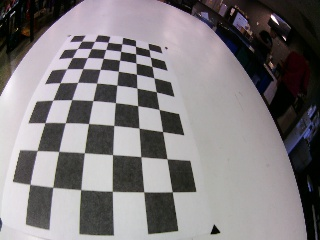
#> input picture Computer/experiments/calibration-elp-final/WIN_20170604_18_16_51_Pro.jpg, 320 x 240 px; its folder holds only this picture in this run
$ jupyter execute --allow-errors 'Initial Pipeline.ipynb'   (shell and % lines are left out)
#> lines starting #> are read from the running program, lines starting #| are printed output that depends on the picture; after the words box and inside, x2 and y2 are one past the last pixel; in counts of white or black regions, pixels touching at a corner belong together; long printed decimals are rounded
[cell 1]
import numpy as np
import cv2
import glob
import matplotlib.pyplot as plt
from ipywidgets import widgets, Checkbox, FloatSlider, IntSlider, IntRangeSlider, FloatRangeSlider, RadioButtons
from IPython.core.display import clear_output, display

# Calibrate

[cell 2]
# prepare object points, like (0,0,0), (1,0,0), (2,0,0) ....,(6,5,0)
objp = np.zeros((6*9,3), np.float32)
objp[:,:2] = np.mgrid[0:9, 0:6].T.reshape(-1,2)

# Arrays to store object points and image points from all the images.
objpoints = [] # 3d points in real world space
imgpoints = [] # 2d points in image plane.

# Make a list of calibration images
images = glob.glob('../calibration-elp-final/WIN*.jpg')[0:9]

# Step through the list and search for chessboard corners
for idx, fname in enumerate(images):
    img = cv2.imread(fname)
#> img is the input picture: shape (240, 320, 3); mean B, G, R 126.3, 124.2, 128.6
    gray = cv2.cvtColor(img, cv2.COLOR_BGR2GRAY)

    # Find the chessboard corners
    ret, corners = cv2.findChessboardCorners(gray, (9,6), None)
#> ret = True; corners = 54 rows, first 8: [149.1, 49.68], [150.3, 57.22], [151.9, 66.4], [153.9, 77.82], [156.2, 91.73], [159.1, 109.6], [162.7, 131.7], [166.9, 158.9]

    # If found, add object points, image points
    if ret == True:
        objpoints.append(objp)
        imgpoints.append(corners)

        # Draw and display the corners
        cv2.drawChessboardCorners(img, (9,6), corners, ret)
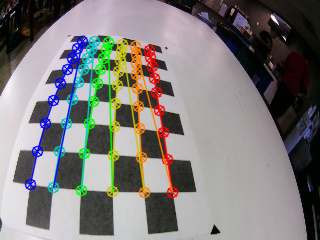
#> img: shape (240, 320, 3); 10.77% of pixels changed, all inside (x1, y1, x2, y2) = (24, 35, 179, 199)
        #write_name = 'corners_found'+str(idx)+'.jpg'
        #cv2.imwrite(write_name, img)
        cv2.imshow('img', img)
        cv2.waitKey(500)

cv2.destroyAllWindows()

print("Number of calibration images: {}".format(len(images)))
print(images)

[cell 3]
import pickle

# Test undistortion on an image
img = cv2.imread('test_images/2017-06-05_03-06-54.960366.jpg')
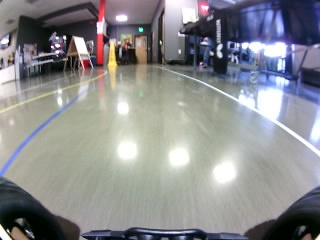
#> input picture Computer/experiments/preprocess/test_images/2017-06-05_03-06-54.960366.jpg, 320 x 240 px
#> img is the input picture: shape (240, 320, 3); mean B, G, R 141.8, 139.3, 138.8
img_size = (img.shape[1], img.shape[0])
#> img_size = (320, 240)

# Do camera calibration given object points and image points
ret, mtx, dist, rvecs, tvecs = cv2.calibrateCamera(objpoints, imgpoints, img_size,None,None)
#> ret = 0.328; mtx = [[146.9, 0, 155], [0, 191.1, 149.1], [0, 0, 1]]; dist = [[-0.344, 0.172, 0.0133, 0.00849, -0.0449]]; rvecs = ([-0.733, 0.183, 1.47],); tvecs = ([-0.476, -5.55, 9.24],)

print("Return of calibrate camera: {}".format(ret))
#| Return of calibrate camera: 0.3277
dst = cv2.undistort(img, mtx, dist, None, mtx)
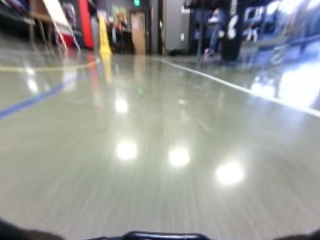
#> dst: shape (240, 320, 3); mean B, G, R 150.9, 153.4, 152.4
cv2.imwrite('calibration-elp-final/test_undist.jpg',dst)

# Save the camera calibration result for later use (we won't worry about rvecs / tvecs)
dist_pickle = {}
dist_pickle["mtx"] = mtx
dist_pickle["dist"] = dist
pickle.dump( dist_pickle, open( "../calibration-elp-final/cal-elp.p", "wb" ) )
img = cv2.cvtColor(img, cv2.COLOR_BGR2RGB)
dst = cv2.cvtColor(dst, cv2.COLOR_BGR2RGB)
# Visualize undistortion
#> (the rest of this cell did not finish here and is left out)

# Perspective Transform

#> (a cell that did not finish here is left out)

# Reflections removal

## Edges

Vertical Sobel

[cell 5]
img_paths = glob.glob('test_images/*.jpg')[0:2]
#> (the rest of this cell did not finish here and is left out)

Horizontal Sobel

[cell 6]
img_paths = glob.glob('test_images/*.jpg')
#> (the rest of this cell did not finish here and is left out)

## Color

[cell 7]
def find_color_hsv(change=None):
    inrange_min1 = inrange_min1_i.value
    inrange_min2 = inrange_min2_i.value
    inrange_min3 = inrange_min3_i.value
    inrange_max1 = inrange_max1_i.value
    inrange_max2 = inrange_max2_i.value
    inrange_max3 = inrange_max3_i.value

#     img_paths = ['test_images/test9.jpg', 'test_images/test8.jpg', 'test_images/test_from_course.jpg', 'test_images/test7.jpg', 'test_images/test4.jpg']
#     img_paths = ['test_images/test11.jpg', 'test_images/test12.jpg']
    img_paths = glob.glob('test_images/*.jpg')
    fig = plt.figure(figsize=(20, 15))
    rows = len(img_paths)
    cols = 2
    i = 1

    for img_path in img_paths:
        ax = fig.add_subplot(rows, cols, i)
        img = cv2.imread(img_path)
        undist_img = cv2.undistort(img, mtx, dist, None, mtx)
        img = cv2.cvtColor(undist_img, cv2.COLOR_BGR2RGB)
        plt.imshow(img)
        i += 1

        ax = fig.add_subplot(rows, cols, i)
        img = cv2.cvtColor(undist_img, cv2.COLOR_BGR2HSV)
        img = cv2.inRange(img, (inrange_min1, inrange_min2, inrange_min3), (inrange_max1, inrange_max2, inrange_max3))
        plt.imshow(img, cmap='gray')
        i += 1

    clear_output(True)

inrange_min1_i = IntSlider(description='inrange min 1', min=0, max=255, step=1, value=62)
inrange_min2_i = IntSlider(description='inrange min 2', min=0, max=255, step=1, value=28)
inrange_min3_i = IntSlider(description='inrange min 3', min=0, max=255, step=1, value=135)
inrange_max1_i = IntSlider(description='inrange max 1', min=1, max=255, step=1, value=145)
inrange_max2_i = IntSlider(description='inrange max 2', min=1, max=255, step=1, value=255)
inrange_max3_i = IntSlider(description='inrange max 3', min=1, max=255, step=1, value=190)

inrange_min1_i.observe(find_color_hsv, 'value')
inrange_min2_i.observe(find_color_hsv, 'value')
inrange_min3_i.observe(find_color_hsv, 'value')
inrange_max1_i.observe(find_color_hsv, 'value')
inrange_max2_i.observe(find_color_hsv, 'value')
inrange_max3_i.observe(find_color_hsv, 'value')

display(inrange_min1_i, inrange_min2_i, inrange_min3_i,
        inrange_max1_i, inrange_max2_i, inrange_max3_i)
find_color_hsv()
#> (the call stopped at in find_color_hsv, `fig = plt.figure(figsize=(20, 15))`: IPython is not available in this run)
